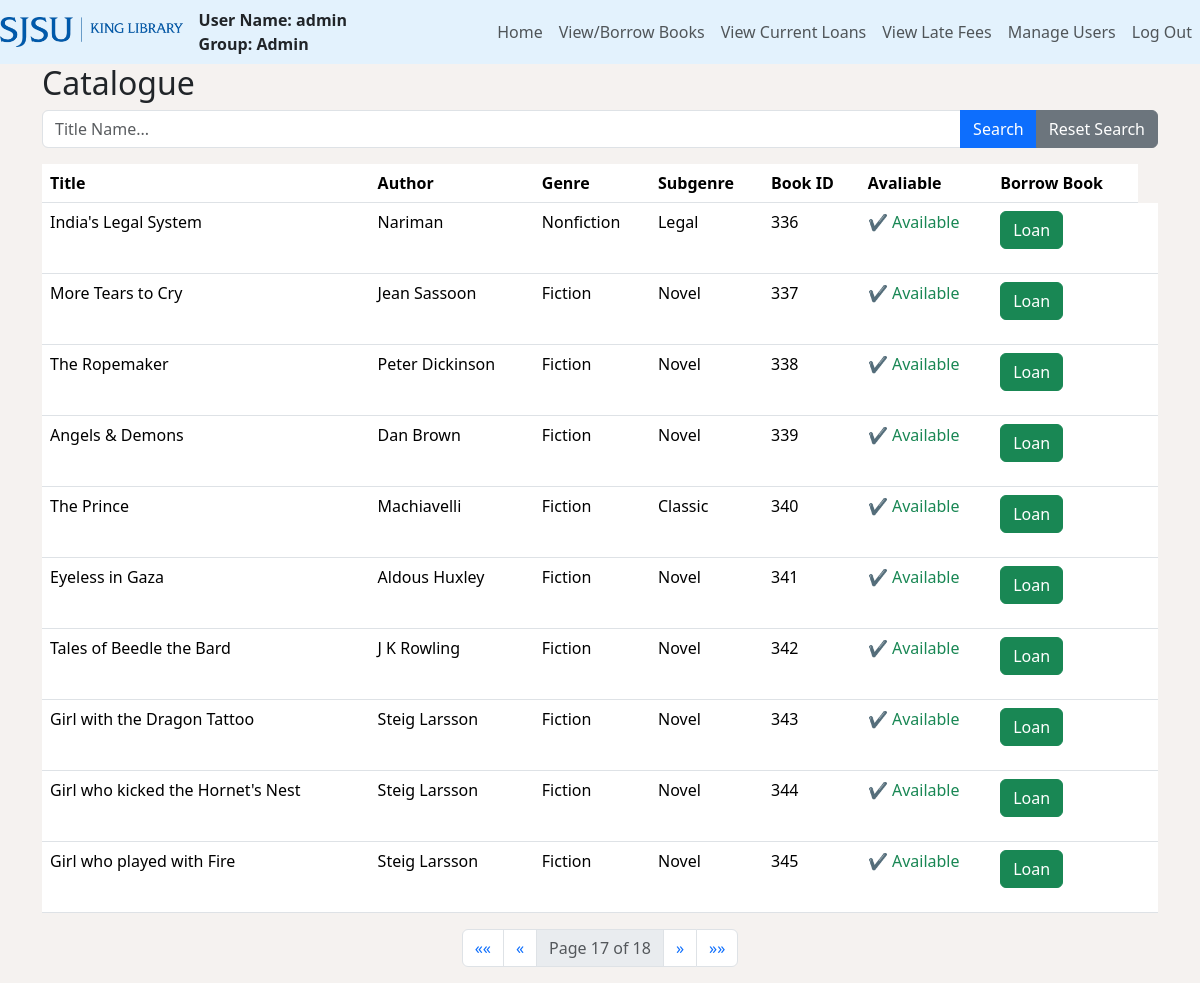
The page /catalogue/?page=17 (signed in) on the database its author committed.
### users/models.py (models this page shows, shortened)
class Books(models.Model):
    title = models.CharField(max_length=255)
    author = models.CharField(max_length=255)
    genre = models.CharField(max_length=50)
    subgenre = models.CharField(max_length=50)
    is_available = models.BooleanField(default=True)

### users/views.py (the view)
# urls.py: path('catalogue/', views.book_list, name='catalogue'),
@login_required(login_url='login')
def book_list(request):
    books = Books.objects.all()
    user = request.user
    user_group = user.groups.first()
    search_query = request.GET.get('q')
    if search_query:
        books = books.filter(title__icontains=search_query)
    paginator = Paginator(books, 10)  # Show 10 books per page
    page = request.GET.get('page')
    try:
        books = paginator.page(page)
    except PageNotAnInteger:
        books = paginator.page(1)
    except EmptyPage:
        books = paginator.page(paginator.num_pages)
    return render(request, 'catalogue.html', {'books': books, 'user_group': user_group})

### users/templates/catalogue.html (shortened to what this page needs)
{% load static %}
<html>
    <head>
        {% load bootstrap5 %}
        {% bootstrap_css %}
    </head>
    <body>
        <section class="min-vh-100" style="background-color: #f5f2f0;">
            <nav class="navbar navbar-expand-lg navbar-light" style="background-color: #e3f2fd;">
                <a class="navbar-brand">
                    <img src="{% static 'images\libraryLogoNavbarBlue.png' %}" alt="Logo" height="30">
                </a>
                <div class="d-flex flex-column ms-auto ">
                    <strong>User Name: {{user.username}}</strong>
                    <strong>Group: {{user_group.name}}</strong>
                </div>
                <div class="collapse navbar-collapse" id="navbarNav">
                    <ul class="navbar-nav ms-auto">
                        <li class="nav-item">
                            <a class="nav-link" href="{% url 'homePage' %}">Home</a>
                        </li>
                        <li class="nav-item">
                            <a class="nav-link" href="{% url 'catalogue' %}">View/Borrow Books</a>
                        </li>
                        <li class="nav-item">
                            <a class="nav-link" href="{% url 'booksOnLoan' %}">View Current Loans</a>
                        </li>
                        <li class="nav-item">
                            <a class="nav-link" href="{% url 'userLateFees' %}">
                                {% if user_group.name == 'Staff' %}
                                    Manage Late Fees
                                {% else %}
                                    View Late Fees
                                {% endif %}
                            </a>
                        </li>
                        {% if user_group.name == 'Admin' %}
                        <li class="nav-item">
                            <a class = "nav-link" href="{% url 'adminManageUsers'%}">Manage Users</a>
                        </li>
                        {% endif %}
                        <lu class = "nav-item">
                            <a class = "nav-link" href = "{% url 'logout' %}">Log Out</a>
                        </lu>
                    </ul>
                </div>
            </nav>
            {% block content %}
            <div class="container">
                <h2>Catalogue</h2>
                <form method="get" action="{% url 'catalogue' %}" class="mb-3">
                    <div class="input-group">
                        <input type="text" name="q" class="form-control" placeholder="Title Name..." value="{{ request.GET.q }}">
                        <button type="submit" class="btn btn-primary">Search</button>
                        <a href="{% url 'catalogue' %}" class="btn btn-secondary">Reset Search</a>
                    </div>
                </form>
                <table class="table">
                    <thead>
                        <tr>
                            <th>Title</th>
                            <th>Author</th>
                            <th>Genre</th>
                            <th>Subgenre</th>
                            <th>Book ID</th>
                            <th>Avaliable</th>
                            <th>Borrow Book</th>
                        </tr>
                    </thead>
                    <tbody>
                        {% for book in books %}
                            <tr>
                                <td>{{ book.title }}</td>
                                <td>{{ book.author }}</td>
                                <td>{{ book.genre }}</td>
                                <td>{{ book.subgenre }}</td>
                                <td>{{ book.id }}</td>
                                <td>
                                    {% if book.is_available %}
                                        <span class="text-success">&#10004; Available</span>
                                    {% else %}
                                        <span class="text-danger">&#10008; Not Available</span>
                                    {% endif %}
                                </td>
                                <td>
                                    {% if book.is_available %}
                                      <form method="post" action="{% url 'loan_book' book.id %}">
                                        <button type="submit" class="btn btn-success">Loan</button>
                                      </form>
                                    {% else %}
                                      <span class="text-muted">Not Available</span>
                                    {% endif %}
                                </td>
                                <td>
                                </td>
                            </tr>
                        {% endfor %}
                    </tbody>
                </table>
            </div>
            <nav aria-label="Page navigation" class="d-flex justify-content-center">
                <ul class="pagination">
                    {% if books.has_previous %}
                        <li class="page-item">
                            <a class="page-link" href="?page=1" aria-label="First">
                                <span aria-hidden="true">&laquo;&laquo;</span>
                            </a>
                        </li>
                        <li class="page-item">
                            <a class="page-link" href="?page={{ books.previous_page_number }}" aria-label="Previous">
                                <span aria-hidden="true">&laquo;</span>
                            </a>
                        </li>
                    {% endif %}
                    <li class="page-item disabled">
                        <span class="page-link">Page {{ books.number }} of {{ books.paginator.num_pages }}</span>
                    </li>
                    {% if books.has_next %}
                        <li class="page-item">
                            <a class="page-link" href="?page={{ books.next_page_number }}" aria-label="Next">
                                <span aria-hidden="true">&raquo;</span>
                            </a>
                        </li>
                        <li class="page-item">
                            <a class="page-link" href="?page={{ books.paginator.num_pages }}" aria-label="Last">
                                <span aria-hidden="true">&raquo;&raquo;</span>
                            </a>
                        </li>
                    {% endif %}
                </ul>
            </nav>
            {% endblock %}
        </section>
    </body>
</html>

### rows shown on the page
Books: title "India's Legal System", author "Nariman", genre "Nonfiction", subgenre "Legal", id "336", is_available "✔ Available"
Books: title "More Tears to Cry", author "Jean Sassoon", genre "Fiction", subgenre "Novel", id "337", is_available "✔ Available"
Books: title "The Ropemaker", author "Peter Dickinson", genre "Fiction", subgenre "Novel", id "338", is_available "✔ Available"
Books: title "Angels & Demons", author "Dan Brown", genre "Fiction", subgenre "Novel", id "339", is_available "✔ Available"
Books: title "The Prince", author "Machiavelli", genre "Fiction", subgenre "Classic", id "340", is_available "✔ Available"
Books: title "Eyeless in Gaza", author "Aldous Huxley", genre "Fiction", subgenre "Novel", id "341", is_available "✔ Available"
Books: title "Tales of Beedle the Bard", author "J K Rowling", genre "Fiction", subgenre "Novel", id "342", is_available "✔ Available"
Books: title "Girl with the Dragon Tattoo", author "Steig Larsson", genre "Fiction", subgenre "Novel", id "343", is_available "✔ Available"
Books: title "Girl who kicked the Hornet's Nest", author "Steig Larsson", genre "Fiction", subgenre "Novel", id "344", is_available "✔ Available"
Books: title "Girl who played with Fire", author "Steig Larsson", genre "Fiction", subgenre "Novel", id "345", is_available "✔ Available"

### other values the page prints
{{ user.username }} "admin"
{{ user_group.name }} "Admin"
{{ books.number }} "17"
{{ books.paginator.num_pages }} "18"
